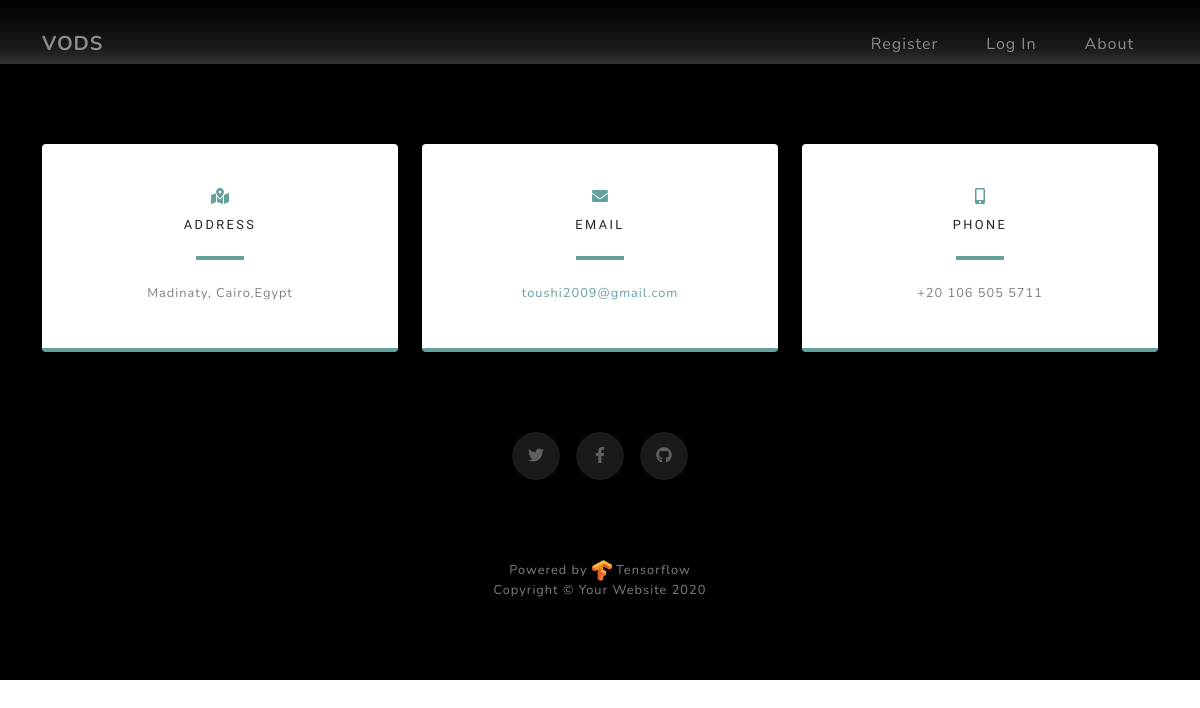
/video/, run on an earlier commit of the app's database.
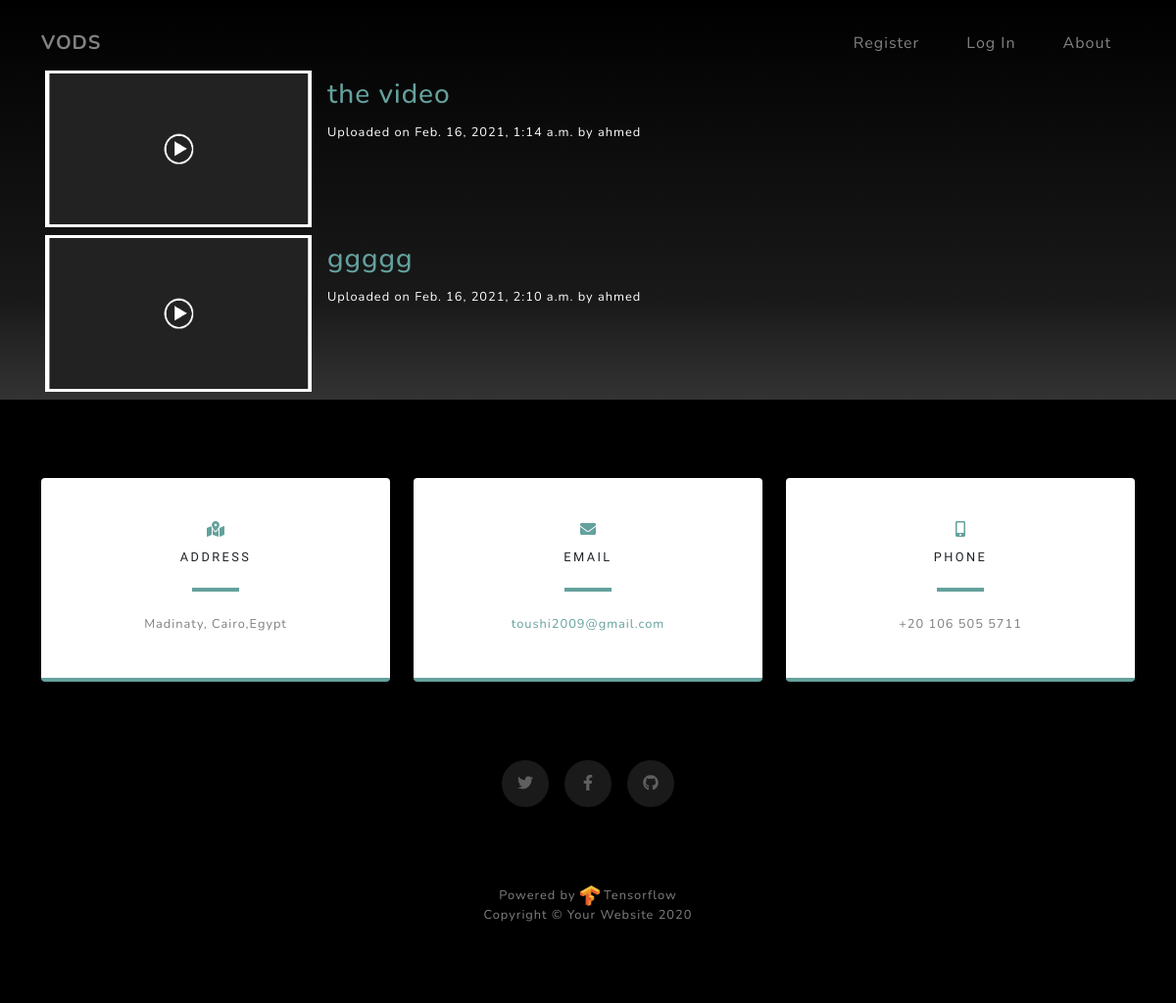
And on a later commit of the database.
### Videoapp/models.py (models this page shows, shortened)
class Video(models.Model):
    user = models.ForeignKey(User, on_delete = models.CASCADE)
    video = models.FileField(upload_to='Videos')
    name = models.TextField(max_length=50)
    description = models.TextField(max_length=1000)
    uploaded_at = models.DateTimeField(auto_now=True, null=True)

### Videoapp/views.py (the view)
# urls.py: path('',views.index, name= "index"),
def index(request):
    videos = Video.objects.all()
    return render(request,'Videoapp/index.html',{'videos':videos})

### Videoapp/templates/Videoapp/index.html
{% extends 'Homeapp/base.html' %}
{% load static %}
{% block content %}
<section class="about-section" id="about">
    <div class="container">
        <div class="row">
            <div class="container ">
                {% for video in videos %}
                <div class="row  my-2">
                    <div class="content ">
                        <a href="{% url 'show' video.id %}"><img class="mx-3 " style="width:17em; height:10em"
                                src="{% static 'Homeapp/img/placeholder.png' %}"></a>
                    </div>
                    <div class="mt-2 text-white">
                        <h3 class=" "><a  href="{% url 'show' video.id %}">{{video.name}}</a></h3>
                        <small class="  ">Uploaded on {{video.uploaded_at}} by {{video.user.username}}</small>
                    </div>
                </div>
                {% endfor %}
            </div>
        </div>
    </div>
</section>
{% endblock content %}

### Homeapp/templates/Homeapp/base.html (shortened to what this page needs)
{% load static %}
<!DOCTYPE html>
<html lang="en">
    <head>
        <link rel="stylesheet" href="{% static 'Homeapp/bootstrap.css' %}">
    </head>
    <body id="page-top">
        <nav class="navbar navbar-expand-lg navbar-light fixed-top" id="mainNav">
            <div class="container">
                <a class="navbar-brand js-scroll-trigger" href="{% url 'home'%}">VODS</a>
                <div class="collapse navbar-collapse" id="navbarResponsive">
                    <ul class="navbar-nav ml-auto">
                        {% if user.is_authenticated %}
                            {% if user.is_staff %}
                            <li class="nav-item"><a class="nav-link js-scroll-trigger" href="/admin">Admin</a></li>
                            {% endif %}
                        <li class="nav-item"><a class="nav-link js-scroll-trigger" href="{% url 'dashboard'  %}">{{user.username}}</a></li>
                        <li class="nav-item"><a class="nav-link js-scroll-trigger" href="{% url 'logout'  %}">Log out</a></li>
                        <li class="nav-item"><a class="nav-link js-scroll-trigger" href="{% url 'upload'  %}">Upload</a></li>
                        {% else %}
                        <li class="nav-item"><a class="nav-link js-scroll-trigger" href="{% url 'register'  %}">Register</a></li>
                        <li class="nav-item"><a class="nav-link js-scroll-trigger" href="{% url 'login'  %}">Log In</a></li>
                        {% endif %}
                        <li class="nav-item"><a class="nav-link js-scroll-trigger" href="{% url 'about'%}">About</a></li>
                    </ul>
                </div>
            </div>
        </nav>
        {% block content%}
        {% endblock content%}
        <section class="contact-section bg-black">
            <div class="container">
                <div class="row">
                    <div class="col-md-4 mb-3 mb-md-0">
                        <div class="card py-4 h-100">
                            <div class="card-body text-center">
                                <i class="fas fa-map-marked-alt text-primary mb-2"></i>
                                <h4 class="text-uppercase m-0">Address</h4>
                                <hr class="my-4" />
                                <div class="small text-black-50">Madinaty, Cairo,Egypt</div>
                            </div>
                        </div>
                    </div>
                    <div class="col-md-4 mb-3 mb-md-0">
                        <div class="card py-4 h-100">
                            <div class="card-body text-center">
                                <i class="fas fa-envelope text-primary mb-2"></i>
                                <h4 class="text-uppercase m-0">Email</h4>
                                <hr class="my-4" />
                                <div class="small text-black-50"><a href="mailto:toushi2009@gmail.com">toushi2009@gmail.com</a></div>
                            </div>
                        </div>
                    </div>
                    <div class="col-md-4 mb-3 mb-md-0">
                        <div class="card py-4 h-100">
                            <div class="card-body text-center">
                                <i class="fas fa-mobile-alt text-primary mb-2"></i>
                                <h4 class="text-uppercase m-0">Phone</h4>
                                <hr class="my-4" />
                                <div class="small text-black-50">+20 106 505 5711</div>
                            </div>
                        </div>
                    </div>
                </div>
                <div class="social d-flex justify-content-center">
                    <a class="mx-2" href="#!"><i class="fab fa-twitter"></i></a>
                    <a class="mx-2" href="#!"><i class="fab fa-facebook-f"></i></a>
                    <a class="mx-2" href="https://www.github.com/toushi100" target="_blank"><i class="fab fa-github"></i></a>
                </div>
            </div>
        </section>
        <footer class="footer bg-black small text-center text-white-50">
            <div class="container">
                <div class="text-center">Powered by
                    <img src="{% static 'Homeapp/img/tf.png' %}" width="20px",height="20px"/> Tensorflow
                </div>
            </div>
            <div class="container">Copyright © Your Website 2020</div>
        </footer>
    </body>
</html>

What changed in the data, as far as the page shows it:
added Video: name "the video", uploaded_at "Feb. 16, 2021, 1:14 a.m.", user.username "ahmed"
added Video: name "ggggg", uploaded_at "Feb. 16, 2021, 2:10 a.m.", user.username "ahmed"
